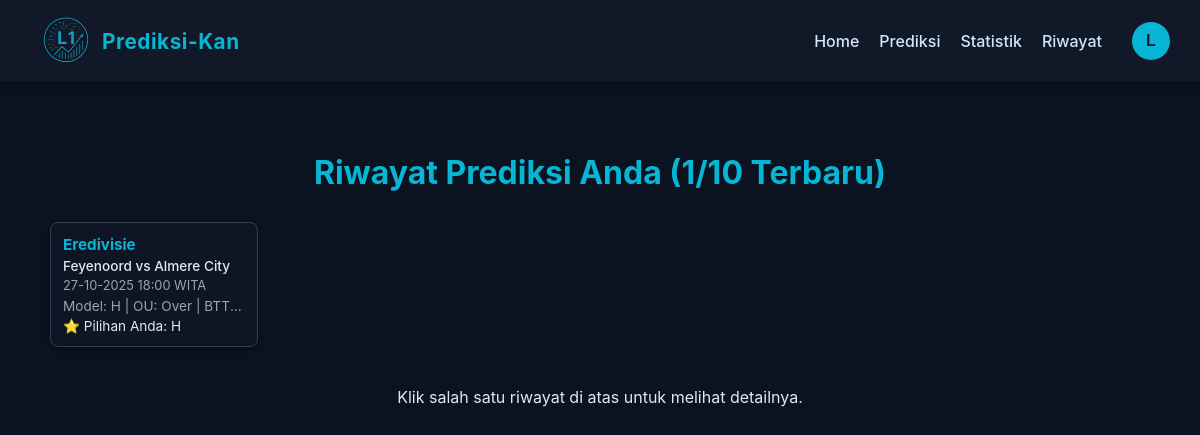
The app's page /history/ (signed in), older data.
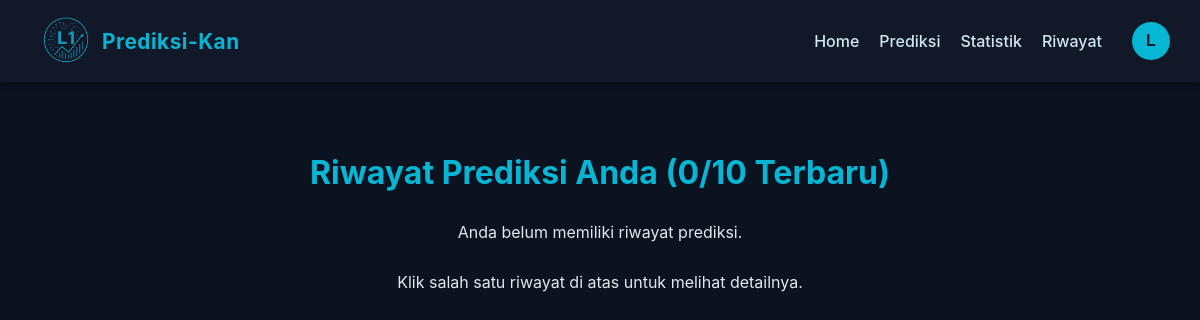
The same page, newer data.
### predictions/models.py (models this page shows, shortened)
class PredictionHistory(models.Model):
    user = models.ForeignKey(settings.AUTH_USER_MODEL, on_delete=models.CASCADE, related_name='histories')
    timestamp = models.DateTimeField(default=timezone.now)
    league = models.CharField(max_length=100)
    home_team = models.CharField(max_length=100)
    away_team = models.CharField(max_length=100)
    prediction_data = models.JSONField()
    input_features = models.JSONField(null=True, blank=True)
    is_preferred_choice = models.BooleanField(default=False) # Flag Pilihan Terbaik
    hda_chosen = models.CharField(max_length=1, default='N') # H, D, A, atau N (None)
    over_under_chosen = models.CharField(max_length=5, default='N') # Over, Under, atau N
    btts_chosen = models.CharField(max_length=3, default='N') # Yes, No, atau N
    class Meta:
        ordering = ['-timestamp']

### predictions/views.py (the view)
# urls.py: path('history/', views.history_page, name='history_list'),
@login_required
def history_page(request, history_id=None):
    latest_histories = PredictionHistory.objects.filter(user=request.user).order_by('-timestamp')[:10]
    selected_history = None
    if history_id:
        selected_history = get_object_or_404(PredictionHistory, id=history_id, user=request.user)
    context = {
        'latest_histories': latest_histories,
        'selected_history': selected_history,
        'feature_columns_meta': {
            'elo': ['HomeTeamElo', 'AwayTeamElo', 'EloDifference'],
            'home_stats': ['Home_AvgGoalsScored', 'Home_AvgGoalsConceded', 'Home_Wins', 'Home_Draws', 'Home_Losses'],
            'away_stats': ['Away_AvgGoalsScored', 'Away_AvgGoalsConceded', 'Away_Wins', 'Away_Draws', 'Away_Losses'],
            'hth': ['HTH_HomeWins', 'HTH_AwayWins', 'HTH_Draws', 'HTH_AvgHomeGoals', 'HTH_AvgAwayGoals'],
            'odds': ['AvgH', 'AvgD', 'AvgA', 'Avg>2.5', 'Avg<2.5']
        },
         'feature_labels': { # Label yang lebih ramah (sesuaikan jika perlu)
            'HomeTeamElo': 'Elo Home', 'AwayTeamElo': 'Elo Away', 'EloDifference': 'Selisih Elo',
            'Home_AvgGoalsScored': 'Gol Dicetak (Home)', 'Home_AvgGoalsConceded': 'Gol Kebobolan (Home)', 'Home_Wins': 'Menang (Home)', 'Home_Draws': 'Seri (Home)', 'Home_Losses': 'Kalah (Home)',
            'Away_AvgGoalsScored': 'Gol Dicetak (Away)', 'Away_AvgGoalsConceded': 'Gol Kebobolan (Away)', 'Away_Wins': 'Menang (Away)', 'Away_Draws': 'Seri (Away)', 'Away_Losses': 'Kalah (Away)',
            'HTH_HomeWins': 'H2H Home Menang', 'HTH_AwayWins': 'H2H Away Menang', 'HTH_Draws': 'H2H Seri', 'HTH_AvgHomeGoals': 'H2H Gol Home', 'HTH_AvgAwayGoals': 'H2H Gol Away',
            'AvgH': 'Odds Home', 'AvgD': 'Odds Draw', 'AvgA': 'Odds Away', 'Avg>2.5': 'Odds Over 2.5', 'Avg<2.5': 'Odds Under 2.5'
        }
    }
    return render(request, 'predictions/history.html', context)

### templates/predictions/history.html (shortened to what the changed rows need)
{% extends 'base.html' %}
{% load static %}
{% load dict_filters %}
{% load tz %}
{% block page_styles %}
  <link rel="stylesheet" href="{% static 'css/history.css' %}">
{% endblock %}
{% block content %}
<div class="history-container">
  <h1>Riwayat Prediksi Anda ({{ latest_histories|length }}/10 Terbaru)</h1>
  {% if latest_histories %}
    <div class="history-grid">
      {% for item in latest_histories %}
        <a href="{% url 'history_detail' item.id %}"
           class="hist-item-link {% if selected_history and selected_history.id == item.id %}selected{% endif %}">
          <strong>{{ item.league }}</strong>
          <span class="hist-match">{{ item.home_team }} vs {{ item.away_team }}</span>
          <small>{{ item.timestamp|timezone:"Asia/Makassar"|date:"d-m-Y H:i" }} WITA</small>
          <span class="hist-preds">
            Model: {{ item.prediction_data.HDA.label|default:'-' }} |
            OU: {{ item.prediction_data.OU25.label|default:'-' }} |
            BTTS: {{ item.prediction_data.BTTS.label|default:'-' }}
          </span>
          {% if item.is_preferred_choice %}
            {% if item.hda_chosen != 'N' or item.over_under_chosen != 'N' or item.btts_chosen != 'N' %}
              <span class="hist-user-choice">
                ⭐ Pilihan Anda:
                {% if item.hda_chosen != 'N' %}{{ item.hda_chosen }} {% endif %}
              </span>
            {% endif %}
          {% endif %}
          </a>
      {% endfor %}
    </div>
  {% else %}
    <p style="text-align: center;">Anda belum memiliki riwayat prediksi.</p>
  {% endif %}
  {% if selected_history %}
    <div class="prediction-details">
      <h2>Detail Prediksi: {{ selected_history.home_team }} vs {{ selected_history.away_team }}</h2>
      <p style="text-align:center; margin-top:-20px; margin-bottom:30px; color:var(--muted);">
          Prediksi pada: {{ selected_history.timestamp|timezone:"Asia/Makassar"|date:"d F Y H:i" }} WITA
      </p>
      {% if selected_history.is_preferred_choice %}
        {% if selected_history.hda_chosen != 'N' or selected_history.over_under_chosen != 'N' or selected_history.btts_chosen != 'N' %}
          <div class="user-choices-detail">
              <h3>⭐ Pilihan Terbaik Anda</h3>
              <p>
                  {% if selected_history.hda_chosen != 'N' %}
                      <span>H/D/A: <strong>{{ selected_history.hda_chosen }}</strong></span>
                  {% endif %}
                  {% if selected_history.over_under_chosen != 'N' %}
                      <span>O/U 2.5: <strong>{{ selected_history.over_under_chosen }}</strong></span>
                  {% endif %}
                  {% if selected_history.btts_chosen != 'N' %}
                      <span>BTTS: <strong>{{ selected_history.btts_chosen }}</strong></span>
                  {% endif %}
              </p>
          </div>
        {% endif %}
      {% endif %}
      {% with features=selected_history.input_features %}
        {% if features %}
          <h3>📈 Elo Rating</h3>
          <div class="elo-section">
              <div class="grid">
                  {% for key in feature_columns_meta.elo %}
                      {% if key != 'EloDifference' %}
                           <div class="input-wrapper">
                               <label for="hist_{{ key }}">{{ feature_labels|get_item:key|default:key }}</label>
                               <input id="hist_{{ key }}" class="auto-input" value="{{ features|get_item:key|floatformat:2|default:'' }}" readonly>
                           </div>
                      {% endif %}
                  {% endfor %}
              </div>
              {% if 'EloDifference' in features %}
                   <div class="input-wrapper" style="max-width:350px; margin:18px auto 0 auto;">
                       <label for="hist_EloDifference">{{ feature_labels|get_item:'EloDifference'|default:'EloDifference' }}</label>
                       <input id="hist_EloDifference" class="auto-input" value="{{ features|get_item:'EloDifference'|floatformat:2|default:'' }}" readonly>
                   </div>
               {% endif %}
          </div>
           <h3>📊 Statistik Tim (Saat Prediksi)</h3>
           <div class="stats-section">
               <div class="grid stats-grid">
                   <div>
                       <h4 class="stats-title">Statistik Tim Home</h4>
                       {% with home_wins=features|get_item:'Home_Wins'|default:0 home_draws=features|get_item:'Home_Draws'|default:0 home_losses=features|get_item:'Home_Losses'|default:0 %}
                       {% with home_count_calc=home_wins|add:home_draws|add:home_losses %}
                           {% with home_count=home_count_calc|default_if_none:5 %}
                               {% for key in feature_columns_meta.home_stats %}
                                   <div class="input-wrapper">
                                       <label for="hist_{{ key }}">{{ feature_labels|get_item:key|default:key }}</label>
                                       {% if 'AvgGoals' in key %}
                                           {% with avg_goals=features|get_item:key|default:0 %}
                                               <input id="hist_{{ key }}" class="auto-input" value="{{ avg_goals|multiply:home_count|floatformat:0 }}" readonly>
                                           {% endwith %}
                                       {% else %}
                                           <input id="hist_{{ key }}" class="auto-input" value="{{ features|get_item:key|floatformat:0|default:'0' }}" readonly>
                                       {% endif %}
                                   </div>
                               {% endfor %}
                           {% endwith %}
                       {% endwith %}
                       {% endwith %}
                   </div>
                   <div>
                       <h4 class="stats-title">Statistik Tim Away</h4>
                       {% with away_wins=features|get_item:'Away_Wins'|default:0 away_draws=features|get_item:'Away_Draws'|default:0 away_losses=features|get_item:'Away_Losses'|default:0 %}
                       {% with away_count_calc=away_wins|add:away_draws|add:away_losses %}
                           {% with away_count=away_count_calc|default_if_none:5 %}
                               {% for key in feature_columns_meta.away_stats %}
                                   <div class="input-wrapper">
                                       <label for="hist_{{ key }}">{{ feature_labels|get_item:key|default:key }}</label>
                                       {% if 'AvgGoals' in key %}
                                           {% with avg_goals=features|get_item:key|default:0 %}
                                               <input id="hist_{{ key }}" class="auto-input" value="{{ avg_goals|multiply:away_count|floatformat:0 }}" readonly>
                                           {% endwith %}
                                       {% else %}
                                           <input id="hist_{{ key }}" class="auto-input" value="{{ features|get_item:key|floatformat:0|default:'0' }}" readonly>
                                       {% endif %}
                                   </div>
                               {% endfor %}
                           {% endwith %}
                       {% endwith %}
                       {% endwith %}
                   </div>
               </div>
           </div>
          <h3>🤝 Statistik H2H (Saat Prediksi)</h3>
          <div class="hth-section">
              {% with hth_home_wins=features|get_item:'HTH_HomeWins'|default:0 hth_away_wins=features|get_item:'HTH_AwayWins'|default:0 hth_draws=features|get_item:'HTH_Draws'|default:0 %}
              {% with hth_count_calc=hth_home_wins|add:hth_away_wins|add:hth_draws %}
                  {% with hth_count=hth_count_calc|default_if_none:5 %}
                      <div class="grid hth-grid">
                         {% for key in feature_columns_meta.hth %}
                            <div class="input-wrapper">
                                <label for="hist_{{ key }}">{{ feature_labels|get_item:key|default:key }}</label>
                                {% if 'AvgGoals' in key %}
                                    {% with avg_goals=features|get_item:key|default:0 %}
                                        <input id="hist_{{ key }}" class="auto-input" value="{{ avg_goals|multiply:hth_count|floatformat:0 }}" readonly>
                                    {% endwith %}
                                {% else %}
                                    <input id="hist_{{ key }}" class="auto-input" value="{{ features|get_item:key|floatformat:0|default:'0' }}" readonly>
                                {% endif %}
                            </div>
                         {% endfor %}
                      </div>
                  {% endwith %}
              {% endwith %}
              {% endwith %}
          </div>
          <h3>💰 Odds (Saat Prediksi)</h3>
          <div class="odds-group">
             {% for key in feature_columns_meta.odds %}
                <div class="input-wrapper">
                    <label for="hist_{{ key }}">{{ feature_labels|get_item:key|default:key }}</label>
                    <input id="hist_{{ key }}" class="auto-input"
                           value="{{ features|get_item:key|floatformat:2|default:'' }}" readonly>
                </div>
             {% endfor %}
          </div>
        {% else %}
          <p style="text-align: center; color: var(--muted);">Fitur input untuk prediksi ini tidak tersimpan.</p>
        {% endif %}
      {% endwith %}
      <div id="result-details">
         <p style="text-align: center; color: var(--muted);">Memuat hasil prediksi...</p>
      </div>
    </div>
    {{ selected_history.prediction_data|json_script:"prediction-data-json" }}
    <script>
      // Fungsi getGradientColor, renderProbBlock, animateBars (tidak berubah)
      function getGradientColor(percent) { let r, g, b = 0; if (percent < 50) { r = 255; g = Math.round(5.1 * percent); } else { g = 255; r = Math.round(510 - 5.1 * percent); } return `linear-gradient(90deg, rgb(${r},${g},0) 0%, rgb(${r},${g},0) ${percent}%)`;}
      function renderProbBlock(title, probs) { if (!probs) return ''; let html = `<div class="prob-group"><h4>${title}</h4>`; for (const [label, val] of Object.entries(probs)) { const percent = (val * 100).toFixed(1); const gradient = getGradientColor(percent); html += `<div class="prob-item"><span>${label}</span><div class="prob-bar"><div class="bar" style="width:0%; background:${gradient}" data-percent="${percent}"></div></div><span>${percent}%</span></div>`; } html += `</div>`; return html; }
      function animateBars() { document.querySelectorAll('#result-details .bar').forEach(bar => { const percent = bar.dataset.percent || '0'; setTimeout(() => { bar.style.transition = 'width 1s ease'; bar.style.width = `${percent}%`; }, 50); }); }
      // ▼▼▼ Ambil data dari json_script ▼▼▼
      const resultContainer = document.getElementById('result-details');
      const predictionDataElement = document.getElementById('prediction-data-json');
      let predictionDataJson = null;
      if (predictionDataElement) {
          try {
              // Parse JSON dari textContent elemen script
              predictionDataJson = JSON.parse(predictionDataElement.textContent);
          } catch (e) {
              console.error("Gagal parse data prediksi JSON dari script tag:", e);
          }
      }
      // ▲▲▲ AKHIR PENGAMBILAN DATA ▲▲▲
      // Render bar jika data berhasil diparse
      if (resultContainer && predictionDataJson) {
         const p = predictionDataJson;
         const hdaLabel = p.HDA?.label || '-';
         const ou25Label = p.OU25?.label || '-';
         const bttsLabel = p.BTTS?.label || '-';
         resultContainer.innerHTML = `
            <div class="result-title">📊 Hasil Prediksi</div>
            <div id="main-result">
              🏠 (H/D/A): <b>${hdaLabel}</b><br>
              ⚽ (O/U 2.5): <b>${ou25Label}</b><br>
              🤝 (BTTS): <b>${bttsLabel}</b>
            </div>
            <div id="prob-bars" class="prob-section">
              ${renderProbBlock('🏠 (Home / Draw / Away)', p.HDA?.probs)}
              ${renderProbBlock('⚽ Over / Under 2.5', p.OU25?.probs)}
              ${renderProbBlock('🤝 Both Team To Score', p.BTTS?.probs)}
            </div>
         `;
         animateBars();
      } else if (resultContainer) {
          resultContainer.innerHTML = '<p style="text-align: center; color: var(--muted);">Data hasil prediksi tidak ditemukan atau tidak valid.</p>';
      }
    </script>
  {% else %}
    <p style="text-align: center; margin-top: 30px;">Klik salah satu riwayat di atas untuk melihat detailnya.</p>
  {% endif %}
</div>
{% endblock %}

Row changes from the older to the newer data that the page shows:
removed PredictionHistory: league "Eredivisie", home_team "Feyenoord", away_team "Almere City", timestamp "27-10-2025 18:00", prediction_data.HDA.label "H", prediction_data.OU25.label "Over", hda_chosen "H"
Text that changed along with them:
{{ latest_histories|length }}: "1" → "0"
text now shown: "Anda belum memiliki riwayat prediksi."
